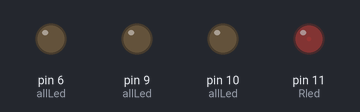
Bench run of a sketch on a simulated Arduino Uno, built with avr-gcc and run on an emulated ATmega328P. Parts: output pins drawn as LEDs (lit = HIGH). What the sketch prints to the serial monitor is not drawn.

Above: at 0.05 s.
At 1.15 s:
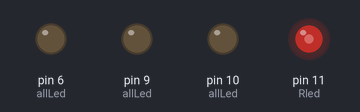
At 2.3 s:
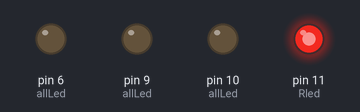
At 4.6 s:
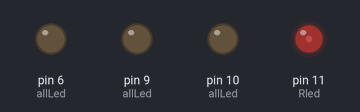
Timing chart, 0 to 6.7 s (numbered marks = the images above):
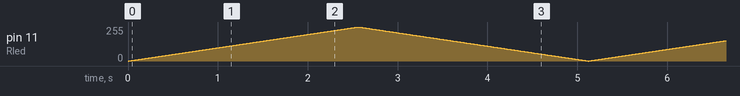

The sketch:

10LS.ino
```cpp
//define leds
#define Rled 11
#define Gled 6
#define Bled 9
#define Yled 10

//define CornState
#define DOWN 1
#define RAISE 2
#define UP 3
#define FADE 4

//Led count
#define ledCount 4
#define Debounce 50

//Variables
int Val, CornState = 0;
int BtnVal, LastBtnVal, Temp = 0;
unsigned long LastTimeBtnPress;

//Array of all elements

int allLed[ledCount] = { Rled, Bled, Gled, Yled };
bool LedStatus[ledCount] = { false, false, false, false };

//Setup & Loop
void setup() {
  for (int i = 0; i < ledCount; i++) {
    pinMode(allLed[i], OUTPUT);
  }
  CornState = DOWN;
  Serial.begin(9600);
  Serial.println("started...");
}
void loop() {
  switch (CornState) {
    case DOWN:
      Val = 0;
      CornState = RAISE;
      break;
    case RAISE:
      Val++;
      CornState = (Val >= 255) ? UP : RAISE;
      break;
    case UP:
      Val = 255;
      CornState = FADE;
      break;
    case FADE:
      Val--;
      CornState = (Val <= 1) ? DOWN : FADE;
      break;
  }
  analogWrite(Rled, Val);
  delay(10);
}

//functions
void turnLedon(int x) {
  LedStatus[x] = true;
  digitalWrite(allLed[x], HIGH);
}
void turnLedoff(int x) {
  LedStatus[x] = false;
  digitalWrite(allLed[x], LOW);
}
void toggleLed(int x) {
  if (!LedStatus[x]) {
    turnLedon(x);
  } else {
    turnLedoff(x);
  }
}
```
